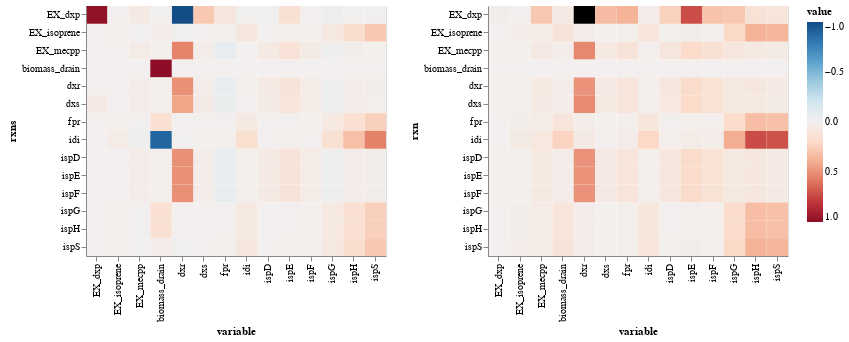

Notebook cell for this chart:
### Code cell
alt.hconcat(get_heatmaps(Cv_df_median, 'rxns'),
            get_heatmaps(Cv_df_iqr, 'rxn'))

### Figure 1 — Vega-Lite specification as saved in the notebook (floating-point values rounded to 4 significant figures; data arrays with more than 128 entries replaced by an {"elided": "..."} marker saying what was removed)
{"$schema": "https://vega.github.io/schema/vega-lite/v2.4.3.json", "config": {"view": {"height": 300, "width": 400}}, "hconcat": [{"data": {"values": {"elided": "196 records"}}, "encoding": {"color": {"field": "value", "scale": {"domain": [1, -1], "scheme": "redblue"}, "type": "quantitative"}, "tooltip": {"field": "value", "type": "quantitative"}, "x": {"field": "variable", "type": "nominal"}, "y": {"field": "rxns", "type": "nominal"}}, "height": 250, "mark": "rect", "width": 300}, {"data": {"values": {"elided": "196 records"}}, "encoding": {"color": {"field": "value", "scale": {"domain": [1, -1], "scheme": "redblue"}, "type": "quantitative"}, "tooltip": {"field": "value", "type": "quantitative"}, "x": {"field": "variable", "type": "nominal"}, "y": {"field": "rxn", "type": "nominal"}}, "height": 250, "mark": "rect", "width": 300}]}
